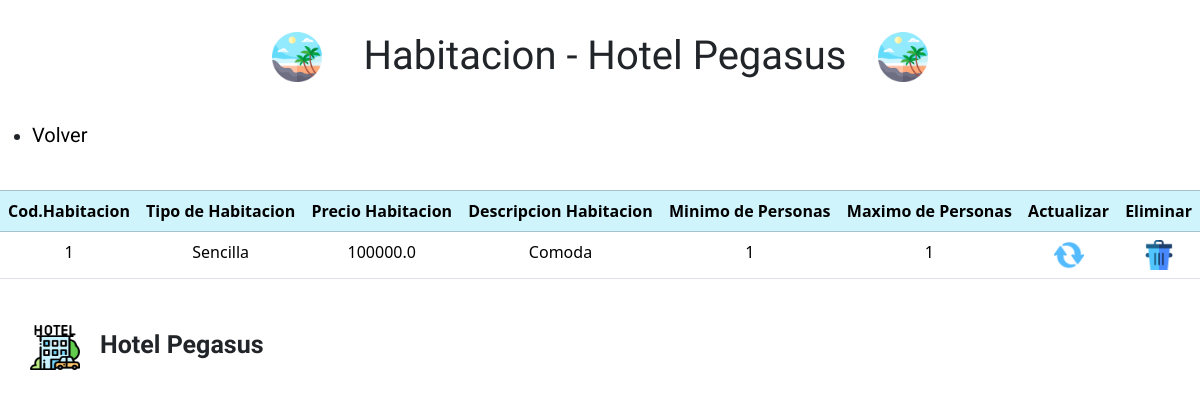
The app's page /habitaciones/mostrarHabitaciones, older data.
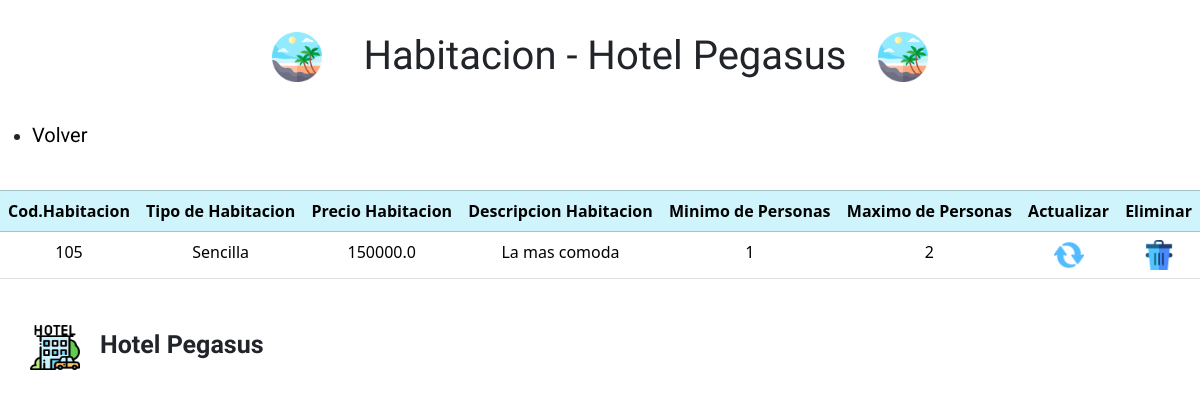
The same page, newer data.
### habitacionesGestion/models.py (models this page shows)
class tb_habitacion(models.Model):
    codigo_hab = models.IntegerField(primary_key=True, verbose_name='Codigo de la habitacion')
    codigo_tpH = models.ForeignKey("tb_tipoHabitacion", verbose_name="Codigo del tipo de habitacion", on_delete=models.CASCADE)
    precio_tpH = models.FloatField(verbose_name='Precio de la habitacion')
    descripcion_tpH = models.TextField(verbose_name='Descripcion de la habitacion')
    minimoPersonas_tpH = models.IntegerField(verbose_name='Minimo de personas')
    maximoPersonas_tpH = models.IntegerField(verbose_name='Maximo de personas')
    image_tpH = models.ImageField(upload_to='fotoHabitaciones')

class tb_tipoHabitacion(models.Model):
    codigo_tpH = models.AutoField(primary_key=True, verbose_name='Codigo del tipo de habitacion')
    tipo_tpH = models.CharField(max_length=70,verbose_name='Tipo de habitacion')
    valorBase_tpH = models.FloatField(verbose_name='Valor base del tipo de habitacion')

### habitacionesGestion/views.py (the view)
# urls.py: path('mostrarHabitaciones',mostrarHabitaciones,name='mostrarHabitaciones'),
def mostrarHabitaciones(request):
    habitaciones = tb_habitacion.objects.all()
    contexto = {
        'habitaciones' : habitaciones
    }
    return render(request,'mostrarHabitaciones.html',contexto)

### templates/mostrarHabitaciones.html (shortened to what this page needs)
{% load static %}
<!DOCTYPE html>
<html lang="es">
<head>
    <link href="https://cdn.jsdelivr.net/npm/bootstrap@5.3.2/dist/css/bootstrap.min.css" rel="stylesheet">
    <link rel="stylesheet" href="{% static 'css/verUsuarios.css' %}">
</head>
<body>
    <header>
        <div class="logoIzquierdo">
            <img src="{% static 'img/playa.png' %}" alt="logoIzquierda">
        </div>
        <h1 class="tituloEncabezado">Habitacion - Hotel Pegasus</h1>
        <div class="logoIzquierdo">
            <img src="{% static 'img/playa.png' %}" alt="logoIzquierda">
        </div>
    </header>
    <ul>
        <li>
            <a href="{% url 'habitaciones' %}">Volver</a>
        </li>
    </ul>
    <table class="table">
        <br>
        <thead class="table-info table-bordered">
                <tr>
                    <th scope='col'>Cod.Habitacion</th>
                    <th scope='col'>Tipo de Habitacion</th>
                    <th scope='col'>Precio Habitacion</th>
                    <th scope='col'>Descripcion Habitacion</th>
                    <th scope='col'>Minimo de Personas</th>
                    <th scope='col'>Maximo de Personas</th>
                    <th scope='col'>Actualizar</th>
                    <th scope='col'>Eliminar</th>
                </tr>
            {% for i in habitaciones %}
            </thead>
                <tr>
                    <td>{{i.codigo_hab}}</td>
                    <td>{{i.codigo_tpH.tipo_tpH}}</td>
                    <td>{{i.precio_tpH}}</td>
                    <td>{{i.descripcion_tpH}}</td>
                    <td>{{i.minimoPersonas_tpH}}</td>
                    <td>{{i.maximoPersonas_tpH}}</td>
                    <td>
                        <a href="actualizaHabitaciones/{{i.codigo_hab}}"><img src="{% static "img/actualizar.png" %}" alt="imagenActualizar" width="30px" ></a>
                    </td>
                    <td>
                        <a href="eliminarHabitaciones/{{i.codigo_hab}}"><img src="{% static "img/eliminar.png"%}" alt="imagenEliminar" width='30px'></a>
                    </td>
                </tr>
            {% endfor %}
    </table>
    <footer>
        <div class="contenedorFooter">
            <img src="{% static 'img/hotel.png' %}" alt="hotelIcono">
            <h3>Hotel Pegasus</h3>
        </div>
    </footer>
</body>
</html>

Row changes from the older to the newer data that the page shows:
removed tb_habitacion: codigo_hab "1", codigo_tpH.tipo_tpH "Sencilla", precio_tpH "100000.0", descripcion_tpH "Comoda", minimoPersonas_tpH "1", maximoPersonas_tpH "1"
added tb_habitacion: codigo_hab "105", codigo_tpH.tipo_tpH "Sencilla", precio_tpH "150000.0", descripcion_tpH "La mas comoda", minimoPersonas_tpH "1", maximoPersonas_tpH "2"
